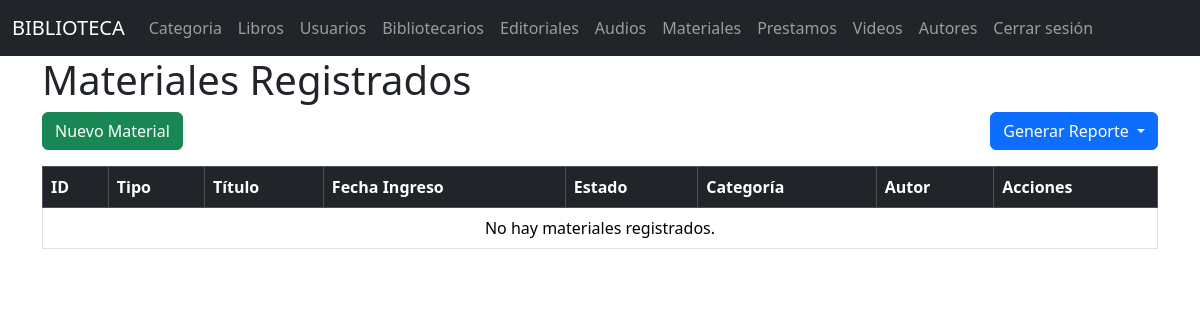
/materiales/, run on an earlier commit of the app's database.
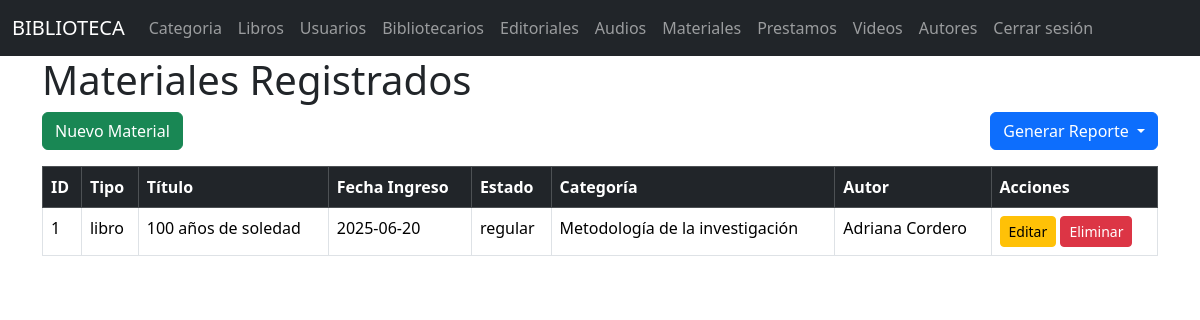
And on a later commit of the database.
### models/material_model.py (models this page shows, shortened)
class Material(db.Model):
    __tablename__ = 'materiales'
    id_material = db.Column(db.Integer, primary_key=True)
    tipo = db.Column(db.String(50), nullable=False)
    titulo = db.Column(db.String(100), nullable=False)
    fecha_ingreso = db.Column(db.String(20), nullable=False)
    estado = db.Column(db.String(20), nullable=False)
    id_categoria = db.Column(db.Integer, db.ForeignKey('categoria.id_cat'),nullable=False)
    id_autor = db.Column(db.Integer, db.ForeignKey('autores.id_autor'), nullable=False)
    categoria = db.relationship('Categoria', back_populates='materiales')
    libro = db.relationship('Libro', back_populates='material')
    autor = db.relationship('Autores', back_populates='materiales')
    audio = db.relationship('Audio', back_populates = 'material')
    proyecto_academico = db.relationship('Proyecto', back_populates='material')
    @staticmethod
    def get_all():
        return Material.query.all()

### models/categoria_model.py (models this page shows, shortened)
class Categoria(db.Model):
    __tablename__ = "categoria"
    id_cat = db.Column(db.Integer, primary_key=True)
    nombre = db.Column(db.String(50), nullable=False)
    materiales = db.relationship('Material', back_populates='categoria')

### models/autores_model.py (models this page shows, shortened)
class Autores(db.Model):
    __tablename__ = "autores"
    id_autor = db.Column(db.Integer,primary_key=True)
    nombre = db.Column(db.String(150),nullable=False)
    materiales = db.relationship('Material', back_populates='autor')

### controllers/material_controllers.py (the view)
@material_bp.route("/")
def index():
    materiales = Material.get_all()
    return material_view.list(materiales)

### views/material_view.py (called while the page is built)
def list(materiales):
    return render_template('materiales/index.html', materiales=materiales)

### templates/materiales/index.html (shortened to what this page needs)
{% extends 'base.html' %}
{% block content %}
<h1>Materiales Registrados</h1>
<div class="d-flex justify-content-between mb-3">
    <a href="{{ url_for('material.create') }}" class="btn btn-success">Nuevo Material</a>
    <div class="btn-group">
        <button class="btn btn-primary dropdown-toggle" data-bs-toggle="dropdown" aria-expanded="false">
            Generar Reporte
        </button>
    </div>
</div>
<table class="table table-bordered">
    <thead class="table-dark">
        <tr>
            <th>ID</th>
            <th>Tipo</th>
            <th>Título</th>
            <th>Fecha Ingreso</th>
            <th>Estado</th>
            <th>Categoría</th>
            <th>Autor</th>
            <th>Acciones</th>
        </tr>
    </thead>
    <tbody>
        {% for mat in materiales %}
        <tr>
            <td>{{ mat.id_material }}</td>
            <td>{{ mat.tipo }}</td>
            <td>{{ mat.titulo }}</td>
            <td>{{ mat.fecha_ingreso }}</td>
            <td>{{ mat.estado }}</td>
            <td>{{ mat.categoria.nombre }}</td>
            <td>{{ mat.autor.nombre }}</td>
            <td>
                <a href="{{ url_for('material.edit', id_material=mat.id_material) }}" class="btn btn-warning btn-sm">Editar</a>
                <a href="{{ url_for('material.delete', id_material=mat.id_material) }}" class="btn btn-danger btn-sm" onclick="return confirm('¿Seguro que quieres eliminarlo?')">Eliminar</a>
            </td>
        </tr>
        {% else %}
        <tr><td colspan="8" class="text-center">No hay materiales registrados.</td></tr>
        {% endfor %}
    </tbody>
</table>
{% endblock %}

### templates/base.html (shortened to what this page needs)
<!doctype html>
<html lang="es">
<head>
    <link href="https://cdn.jsdelivr.net/npm/bootstrap@5.3.6/dist/css/bootstrap.min.css" rel="stylesheet">
</head>
<body>
    <nav class="navbar navbar-expand-lg navbar-dark bg-dark">
        <div class="container-fluid">
          <a class="navbar-brand" href="#">BIBLIOTECA</a>
          <div class="collapse navbar-collapse" id="navbarNav">
            <ul class="navbar-nav">
              <li class="nav-item">
                <a class="nav-link" aria-current="page" href="/categorias/">Categoria</a>
              </li>
              <li class="nav-item">
                <a class="nav-link" href="/libros/">Libros</a>
              </li>
              <li class="nav-item">
                <a class="nav-link" href="/usuarios/">Usuarios</a>
              </li>
              <li class="nav-item">
                <a class="nav-link" href="/bibliotecarios/">Bibliotecarios</a>
              </li>
              <li class="nav-item">
                <a class="nav-link" href="/editoriales/">Editoriales</a>
              </li>
              <li class="nav-item">
                <a class="nav-link" href="/audios/">Audios</a>
              </li>
              <li class="nav-item">
                <a class="nav-link" href="/materiales/">Materiales</a>
              </li>
              <li class="nav-item">
                <a class="nav-link" href="/prestamos/">Prestamos</a>
              </li>
              <li class="nav-item">
                <a class="nav-link" href="/videos/">Videos</a>
              </li>
              <li class="nav-item">
                <a class="nav-link" href="/autores/">Autores</a>
              </li>
              <li class="nav-item"><a class="nav-link" href="{{ url_for('auth.logout') }}">Cerrar sesión</a></li>
            </ul>
          </div>
        </div>
      </nav>
    <div class="container">
        {% block content %}
        {% endblock %}
    </div>
</body>
</html>

What changed in the data, as far as the page shows it:
added Material: id_material "1", tipo "libro", titulo "100 años de soledad", fecha_ingreso "2025-06-20", estado "regular", categoria.nombre "Metodología de la investigación", autor.nombre "Adriana Cordero"
Also different on the page:
text no longer shown: "No hay materiales registrados."
